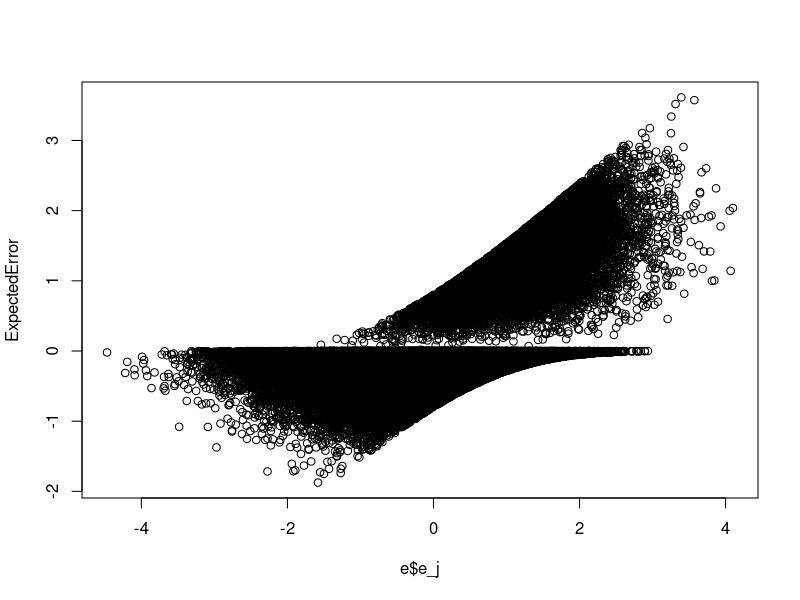
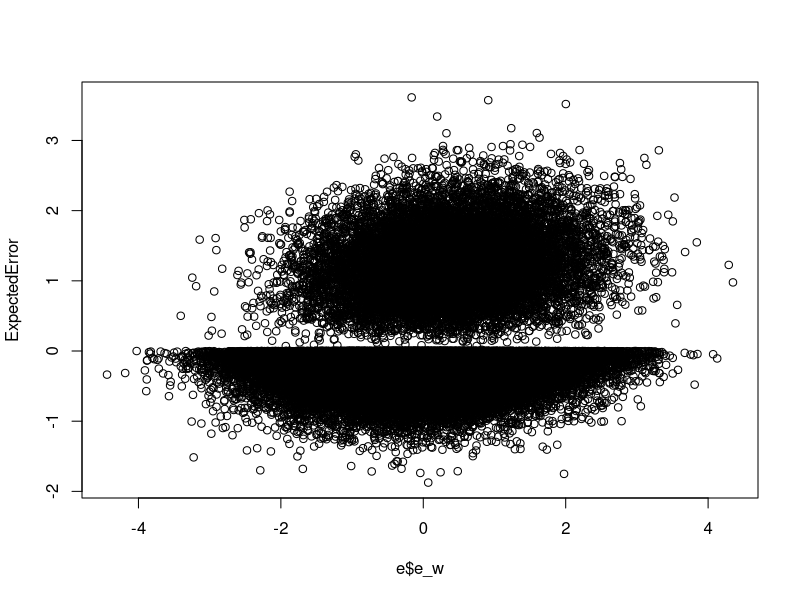

Reproduce these figures in R, in order.
#########################################################################################
#########################################################################################
##
## DEMONSTRATION OF IV AND CONTROL FUNCTION METHODS
##
## Author: Nick Mader
##
## Description: This code is a simple demonstration of the use and implementation of IV
## and Control Function estimation procedures
##
## Model: Our model, using names for our hypothetical variables for familiarity rather than generalizability, is:
##
##              wage = 5 + 1.0*JobTraining + 0.3*Act_Rel + e_w
##       JobTraining = 1[-1 + 0.2*Act_Rel - 0.4*Dist_Mi + e_j > 0]
##   
##  where e_w and e_j are correlated since we can't control for motivation, and since  motivation will determine both
##  wages and JobTraining. Note that, for interpretive simplicity, "Act_Dev", is interpreted as the relative difference
##  between one's Act score and the average Act.
##
## Notes on control function approach: E[w|X, Z, D] = E[XB + aD + e_w | X, Z, D]= XB + aD + E[e_w | X, Z, D]
##                                                  = XB + aD + D*(E[e_w | X, Z, D=1]) + (1-D)*(E[e_w | X, Z, D=0])
##                                                  = XB + aD + D*(E[e_w | e_j > -ZG]) + (1-D)*(E[e_w | e_j < -ZG])
##
##  See http://en.wikipedia.org/wiki/Inverse_Mills_ratio for constructions of thesee expectations terms.
##
#########################################################################################
#########################################################################################

#-------#
# Setup #
#-------#
  library("MASS") # gets us mvrnorm for drawing multivariate random normal errors
  rm(list=ls())

#---------------#
# Generate Data #
#---------------#
  
  n <- 100000 # Picked a large sample size to get enough precision to comfortably confirm cases when we have obtained the correct parameter estimates
  e_mu <- as.vector(c(0, 0))
  e_sig <- matrix(c(1.0, 0.3, 0.3, 1.0), nrow = 2)
  e <- data.frame(mvrnorm(n, e_mu, e_sig))
  names(e) <- c("e_w", "e_j")
  Act_Rel <- rnorm(n, 0, 4)
  Dist_Mi <- exp(rnorm(n, 0, 0.3))

  JobTraining <- 1*(-1 + 0.2*Act_Rel - 0.4*Dist_Mi + e$e_j > 0)
  wage <- 9 + 1.0*JobTraining + 0.3*Act_Rel + e$e_w

#------------------------#
# Run Various Estimation #
#------------------------#
  
  ### OLS - gives biased estimate of the JobTraining effect -- it's getting
    # credit for being confused with people's motivation!

      summary(lm(wage ~ JobTraining + Act_Rel)) # The estimated effect of training is ~1.5 but should be 1.0
  
  ### IV - instead of using observed JobTraing, IV bases our estimate on the
    # predicted value based on use of an instrumental variable

    # First stage - predict JobTraining using only exogenous predictors
      FirstStage <- glm(JobTraining ~ Act_Rel + Dist_Mi, family = binomial(link="probit"))
      summary(FirstStage)

      ZG_hat <- predict(FirstStage)
      JobTraining_pred <- pnorm(ZG_hat)
      
    # Second stage - use JobTraining, as predicted by controls plus the instrument
      summary(lm(wage ~ JobTraining_pred + Act_Rel))
        # Bias in the estimated effect is gone, but note that the level of statistical significance on the effect
        # is much lower than under OLS. Unlike before, we're only using the portion of variation in training that
        # can be explained by exogenous factors (and we're throwing out the rest), giving us less "identifying"
        # variation in treatment.
    
  ### Control function approach
    InvMills_D1 <-  ifelse(JobTraining==1,  dnorm(-ZG_hat)/(1-pnorm(-ZG_hat)), 0)
    InvMills_D0 <-  ifelse(JobTraining==0, -dnorm(-ZG_hat)/(  pnorm(-ZG_hat)), 0)
    ExpectedError <- ifelse(JobTraining==1, InvMills_D1, InvMills_D0)
      plot(e$e_j, ExpectedError)
      plot(e$e_w, ExpectedError)

    summary(lm(wage ~ JobTraining + Act_Rel + ExpectedError))
      # Again, we get an unbiased estimate of the effect of training, this time by directly accounting for the
      # expected influence of motivation, rather than looking for explanations of training that have nothing to
      # do with motivation (which is what IV does).
      #
      # In this case, we're getting stronger statistical significance with the control function approach (making
      # it a more "efficient" estimation procedure; i.e., it has gotten more statistical precision using no
      # additional resources). However, one advantage that this particular case has which may not always be true
      # is that this particular control function approach that I've taken assumes multivariate normality between
      # the two errors, which we know is true by how the data were constructed. The less appropriate that assumption
      # is, the worse this control function approach will perform, motivating us to use more general methods.


